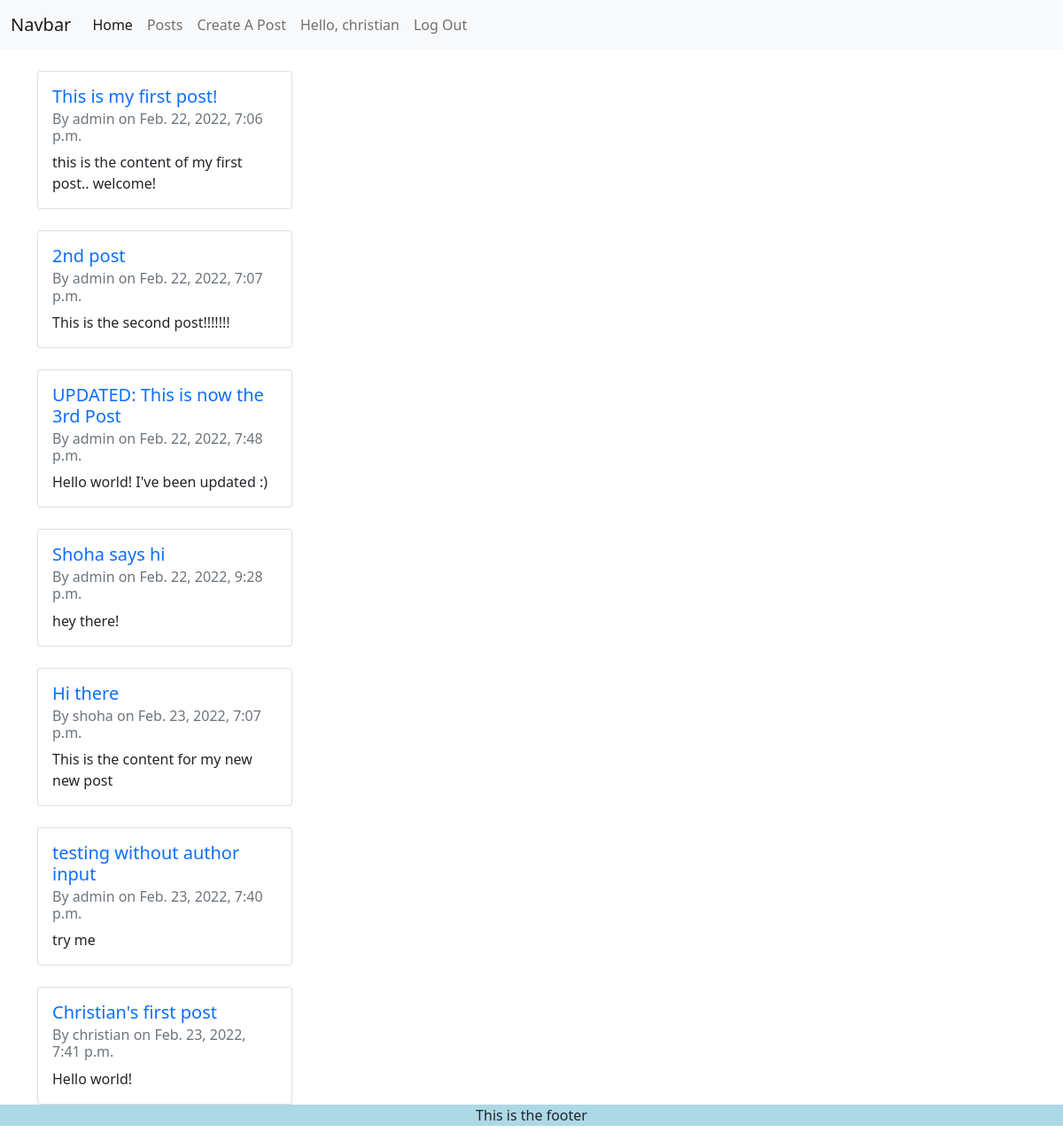
The page /blog/posts/ (signed in) on the database its author committed.
### blog/models.py (models this page shows)
class Post(models.Model):
    title = models.CharField(max_length=255)
    author = models.ForeignKey(User, on_delete=models.CASCADE)
    content = models.TextField()
    date_posted = models.DateTimeField(auto_now_add=True)
    def __str__(self):
        return self.title + ' | ' + str(self.author)

### blog/views.py (the view)
# urls.py: path('posts/', views.posts, name='posts'),
def posts(request):
    my_posts = Post.objects.all()
    print(my_posts)
    return render(request, 'blog/posts.html', context={"posts": my_posts})

### blog/templates/blog/posts.html (shortened to what this page needs)
{% extends "blog/base.html" %}
{% block content %}
    {% for post in posts %}
        <div class="card mt-4" style="width: 18rem;">
            <div class="card-body">
            <h5 class="card-title"><a class="text-decoration-none" href="{% url 'individualPost' post_id=post.id %}">{{ post.title }}</a></h5>
            <h6 class="card-subtitle mb-2 text-muted">By {{ post.author }} on {{ post.date_posted }}</h6>
            <p class="card-text">{{ post.content }}</p>
            </div>
        </div>
    {% endfor %}
{% endblock content %}

### blog/templates/blog/nav.html (shortened to what this page needs)
<nav class="navbar navbar-expand-lg navbar-light bg-light">
    <div class="container-fluid">
        <a class="navbar-brand" href="#">Navbar</a>
        <div class="collapse navbar-collapse" id="navbarNav">
            <ul class="navbar-nav">
                <li class="nav-item">
                    <a class="nav-link active" aria-current="page" href="{% url 'index' %}">Home</a>
                </li>
                <li class="nav-item">
                    <a class="nav-link" href="{% url 'posts' %}">Posts</a>
                </li>
                {% if request.user.is_authenticated %}
                    <li class="nav-item">
                        <a class="nav-link" href="{% url 'createPost' %}">Create A Post</a>
                    </li>
                    <span class="nav-link">
                        Hello, {{ request.user }}
                    </span>
                    <li class="nav-item">
                        <a class="nav-link" href="{% url 'logMeOut' %}">Log Out</a>
                    </li>
                {% endif %}
            </ul>
        </div>
    </div>
</nav>

### rows shown on the page
Post: title "This is my first post!", author "admin", date_posted "Feb. 22, 2022, 7:06 p.m.", content "this is the content of my first post.. welcome!"
Post: title "2nd post", author "admin", date_posted "Feb. 22, 2022, 7:07 p.m.", content "This is the second post!!!!!!!"
Post: title "UPDATED: This is now the 3rd Post", author "admin", date_posted "Feb. 22, 2022, 7:48 p.m.", content "Hello world! I've been updated :)"
Post: title "Shoha says hi", author "admin", date_posted "Feb. 22, 2022, 9:28 p.m.", content "hey there!"
Post: title "Hi there", author "shoha", date_posted "Feb. 23, 2022, 7:07 p.m.", content "This is the content for my new new post"
Post: title "testing without author input", author "admin", date_posted "Feb. 23, 2022, 7:40 p.m.", content "try me"
Post: title "Christian's first post", author "christian", date_posted "Feb. 23, 2022, 7:41 p.m.", content "Hello world!"

### other values the page prints
{{ request.user }} "christian"
